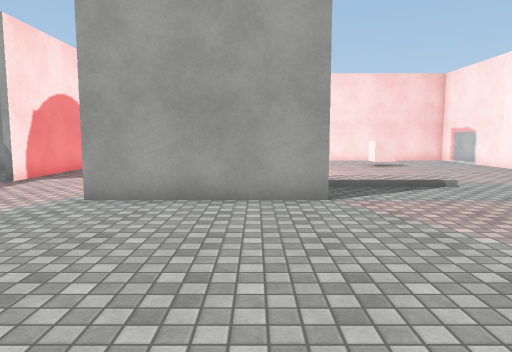
view 1 (above)

13 first-person views from a walk through a 3-D level made in the Unity game engine. The camera is 1.4 m above the floor, tilts 6° down and sees 70° across. The floor is counted in squares, 1 m on a side. Each view is taken from the middle of a square. On the plan, view 1 faces up. The plan holds only what a view shows up to about 16 squares ahead; the rest is blank. The player character is not drawn. Surface patterns are stand-ins for the level's own textures.

view 2
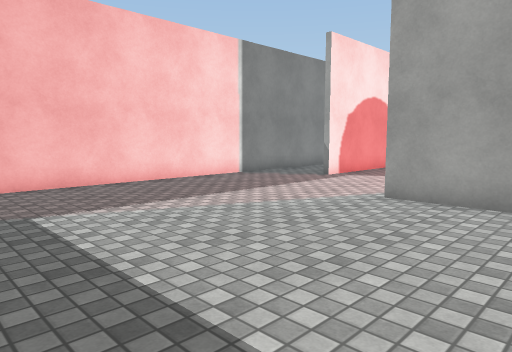

view 3
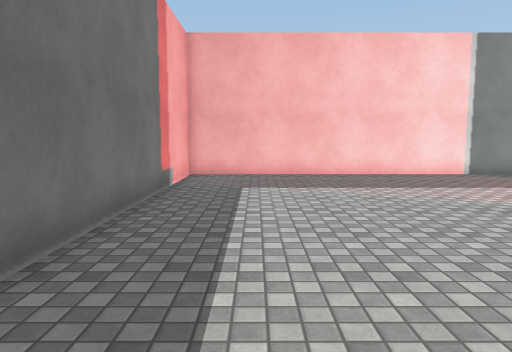

view 4
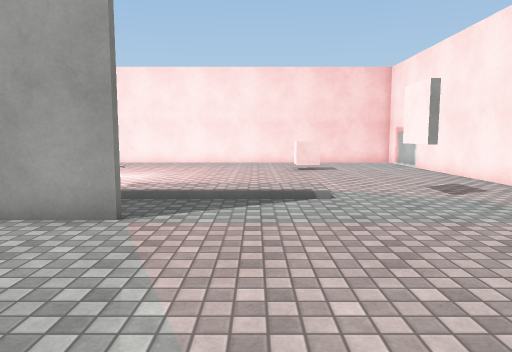

view 5
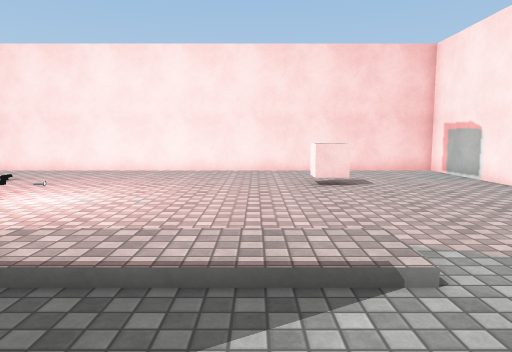

view 6
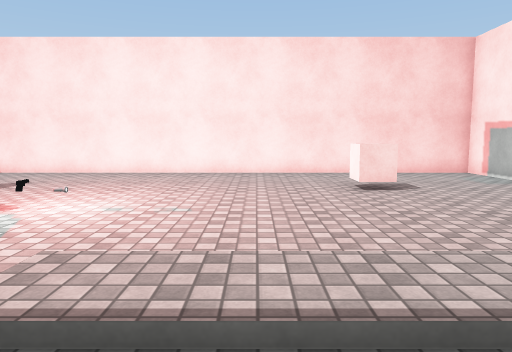

view 7
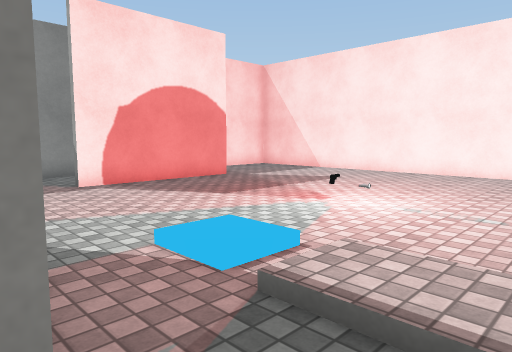

view 8
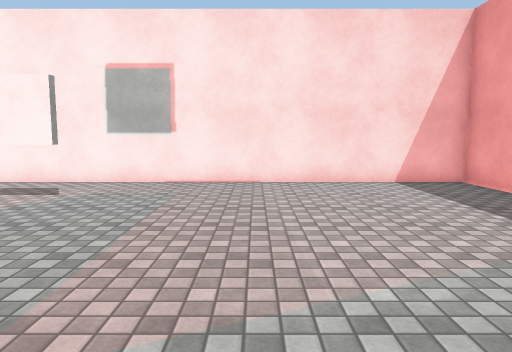

view 9
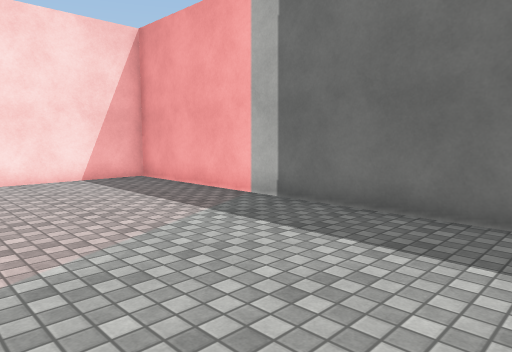

view 10
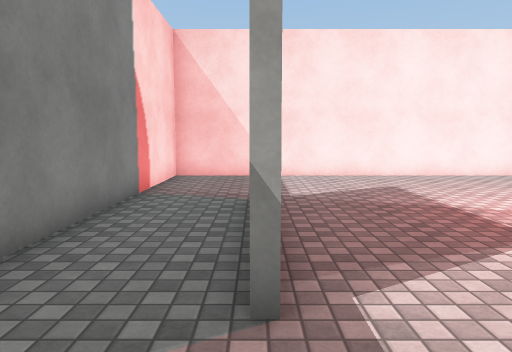

view 11
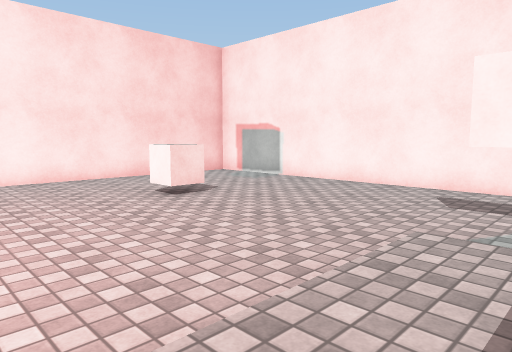

view 12
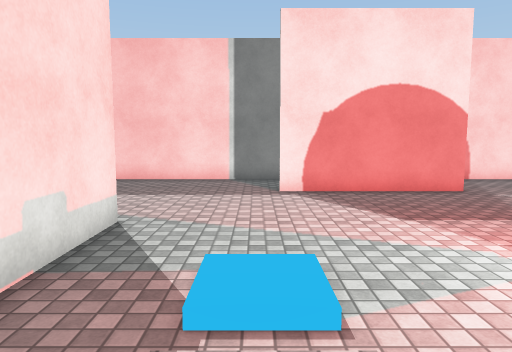

view 13
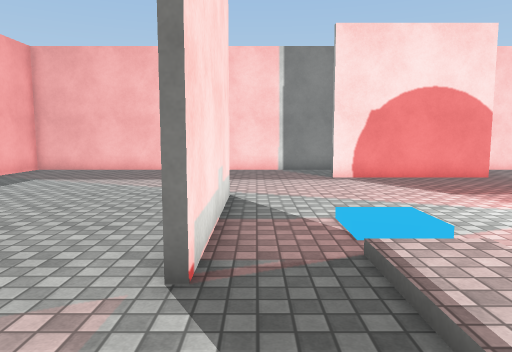

### Floor plan
Points are (right, up) in squares from view 1. A wall is a line through its corners. A room is listed if a view was taken in it or the views show most of it. See-through windows are left out.
Room 1 (views 1, 2, 3, 4, 5, 6, 7, 8, 9, 10, 11, 12, 13)
walls: (1.8, 8.1) (-3.9, 8.1); (-3.9, 8.4) (1.6, 8.4); (7.9, 10.4) (7.9, 11.9); (-7.8, 17.2) (-7.8, 11.6); (11.5, 22.5) (-11, 22.5) (-11, -0.6) (11.5, -0.6) (11.5, 22.5)
objects: other object (-2, 15); other object (-1, 15); other object (6, 18) to (7, 19)

Positions as (right, up) in squares from view 1, and headings:
1: (0, 0), facing up
2: (0, 0), facing up-left
3: (3, 2), facing left
4: (4, 2), facing up
5: (4, 7), facing up
6: (3, 8), facing up
7: (3, 8), facing up-left
8: (0, 6), facing right
9: (-1, 6), facing down-right
10: (-8, 9), facing up
11: (1, 10), facing up-right
12: (3, 11), facing left
13: (5, 9), facing left
